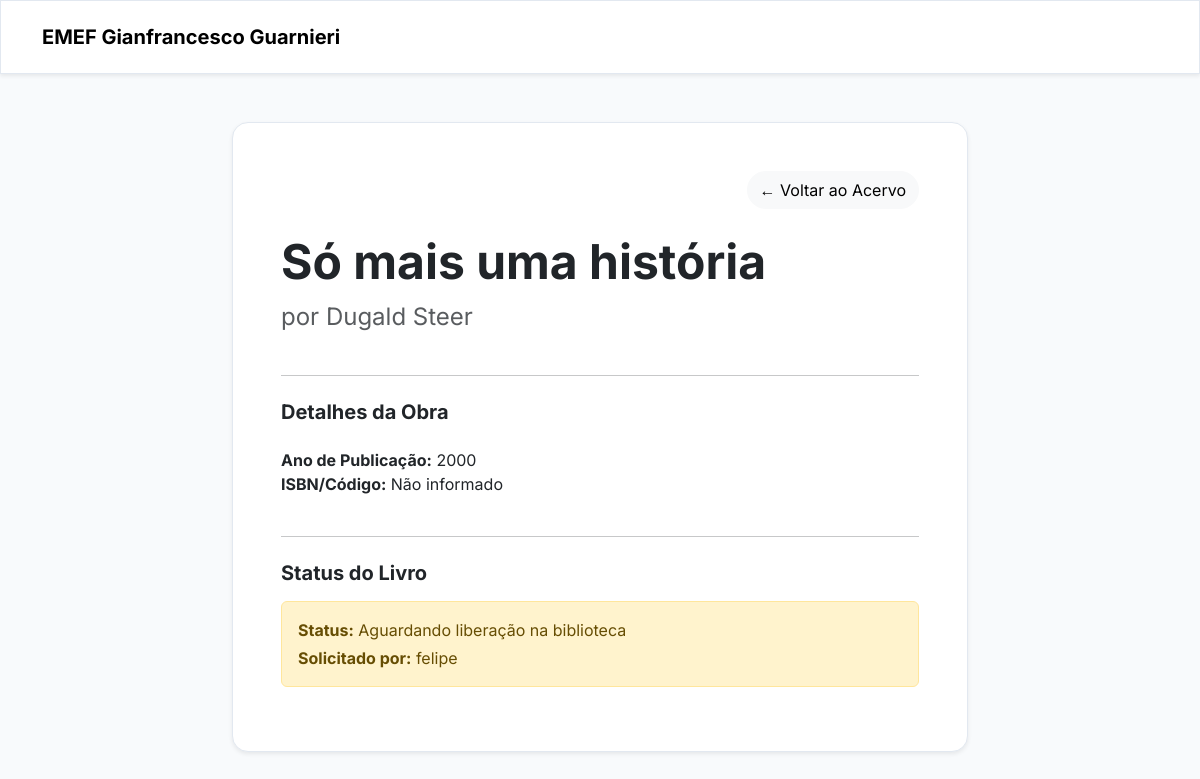
/livro/5/, run on the app's committed database.
### acervo/models.py (models this page shows, shortened)
class Livro(models.Model):
    titulo = models.CharField(max_length=200)
    autor = models.CharField(max_length=100)
    genero = models.CharField(max_length=50)
    ano_publicacao = models.IntegerField()
    codigo_isbn = models.CharField(max_length=20, blank=True, null=True, unique=True, help_text="Código de barras ou ISBN do livro")

class Emprestimo(models.Model):
    usuario = models.ForeignKey(User, on_delete=models.CASCADE)
    livro = models.ForeignKey(Livro, on_delete=models.CASCADE)
    data_emprestimo = models.DateTimeField(default=timezone.now)
    def devolucao_padrao():
        return timezone.now() + timedelta(days=7)
    data_devolucao = models.DateTimeField(default=devolucao_padrao)
    aprovado = models.BooleanField(default=False)
    devolvido = models.BooleanField(default=False)

### acervo/views.py (the view)
# urls.py: path('livro/<int:livro_id>/', views.detalhe_livro, name='detalhe_livro'),
def detalhe_livro(request, livro_id):
    livro = get_object_or_404(Livro, pk=livro_id)
    emprestimo_ativo = Emprestimo.objects.filter(livro=livro, devolvido=False).first()
    contexto = {
        'livro': livro,
        'emprestimo_ativo': emprestimo_ativo
    }
    return render(request, 'acervo/detalhe_livro.html', contexto)

### acervo/templates/acervo/detalhe_livro.html (shortened to what this page needs)
{% load static %}
<!DOCTYPE html>
<html lang="pt-br">
<head>
  <link href="https://cdn.jsdelivr.net/npm/bootstrap@5.3.0/dist/css/bootstrap.min.css" rel="stylesheet">
  <link rel="stylesheet" href="{% static 'css/style.css' %}?v=5">
</head>
<body class="transition-tema">
  <nav class="navbar navbar-expand-lg py-3 shadow-sm bg-white">
    <div class="container">
      <a class="navbar-brand fw-bolder logo-text" href="{% url 'index' %}">EMEF Gianfrancesco Guarnieri</a>
    </div>
  </nav>
  <main class="container my-5">
    <div class="row justify-content-center">
      <div class="col-md-8">
        <div class="card card-premium border-0 shadow-sm p-5">
          <div class="d-flex justify-content-between align-items-center mb-4">
            <span class="badge bg-soft-orange text-orange px-3 py-2 rounded-pill fs-6">{{ livro.genero }}</span>
            <a href="{% url 'index' %}" class="btn btn-light rounded-pill">← Voltar ao Acervo</a>
          </div>
          <h1 class="display-5 fw-bold mb-2">{{ livro.titulo }}</h1>
          <p class="fs-4 text-muted">por {{ livro.autor }}</p>
          <hr class="my-4">
          <h5 class="fw-bold">Detalhes da Obra</h5>
          <ul class="list-unstyled mt-3">
              <li><strong>Ano de Publicação:</strong> {{ livro.ano_publicacao }}</li>
              <li><strong>ISBN/Código:</strong> {{ livro.codigo_isbn|default:"Não informado" }}</li>
          </ul>
          <hr class="my-4">
          <div>
            <h5 class="fw-bold mb-3">Status do Livro</h5>
            {% if emprestimo_ativo %}
                {% if not emprestimo_ativo.aprovado %}
                    <div class="alert alert-warning">
                        <p class="mb-1"><strong>Status:</strong> Aguardando liberação na biblioteca</p>
                        <p class="mb-0"><strong>Solicitado por:</strong> {{ emprestimo_ativo.usuario.username }}</p>
                    </div>
                {% endif %}
            {% endif %}
          </div>
        </div>
      </div>
    </div>
  </main>
</body>
</html>

### acervo/static/css/style.css (style rules this page uses)
:root { --bg-body: #f8fafc; --bg-surface: #ffffff; --text-main: #0f172a; --text-muted: #64748b; --brand-primary: #f97316; --border-color: #e2e8f0; }
body { font-family: 'Inter', sans-serif; background-color: var(--bg-body) !important; color: var(--text-main); transition: background-color 0.3s ease, color 0.3s ease; }
.navbar, .card, .search-bar-modern, .hero-section { background-color: var(--bg-surface) !important; border: 1px solid var(--border-color) !important; }
.card-premium, .card-book { border-radius: 16px; transition: 0.2s ease; }

### data on the page
Livro: titulo "Só mais uma história", autor "Dugald Steer", ano_publicacao "2000", codigo_isbn "Não informado"
Emprestimo: usuario.username "felipe"
